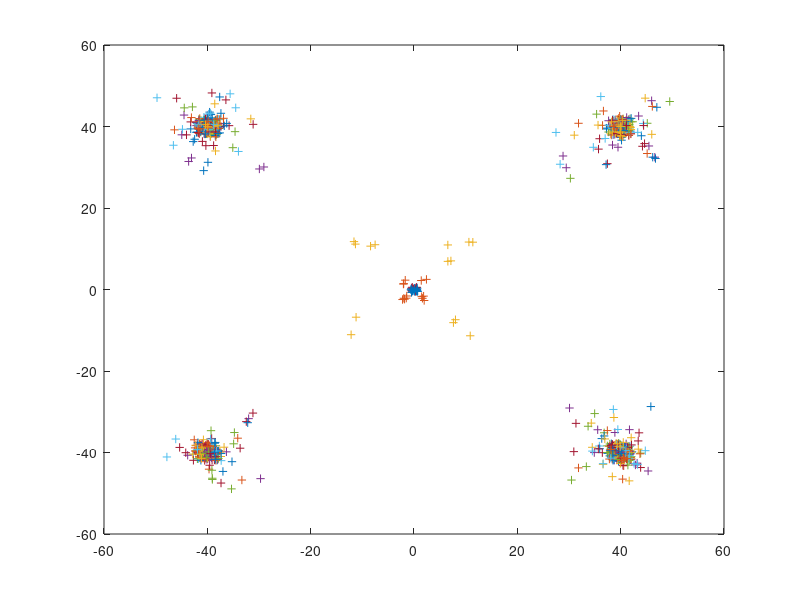
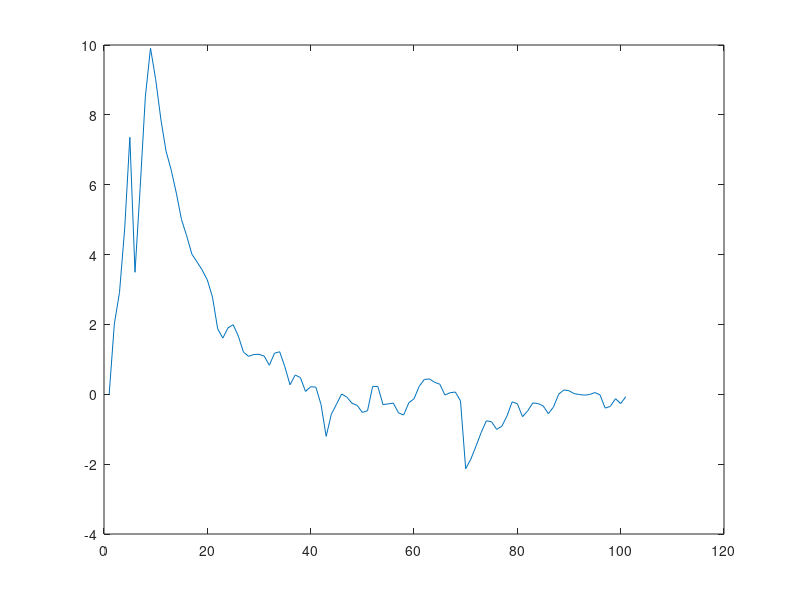

Here is the MATLAB script that generated these plots, in order:
% Copyright David Rowe 2012
% This program is distributed under the terms of the GNU General Public License 
% Version 2
%
% Octave implementation of a G3PLX style FDMDV HF modem.

% TODO
%   + handling sample slips, extra plus/minus samples
%   + simulating sample clock offsets
%   + timing, frequency offset get function
%   + memory of recent tx and rx signal for spectrogram
%   + scatter diagram get function

clear all;
rand('state',1); 
randn('state',1);
 
global Fs = 2000;      % sample rate in Hz
global T  = 1/Fs;      % sample period in seconds
global Rs = 50;        % symbol rate in Hz
global Ts = 1/Rs;      % symbol period in seconds
global Nc = 14;        % number of carriers
global Nb = 2;         % Bits/symbol for QPSK modulation
global Rb = Nc*Rs*Nb;  % bit rate
global M  = Fs/Rs;     % oversampling factor
global Nsym  = 8;      % number of symbols to filter over
global Fsep  = 75;     % Separation between carriers (Hz)
global Fcentre = 1200; % Centre frequency, Nc/2 below this, N/c above (Hz)

% Generate root raised cosine (Root Nyquist) filter ---------------

% thanks http://www.dsplog.com/db-install/wp-content/uploads/2008/05/raised_cosine_filter.m

alpha = 0.5;      % excess bandwidth
n = -Nsym*Ts/2:T:Nsym*Ts/2;
global Nfilter = Nsym*M + 1;

sincNum = sin(pi*n/Ts); % numerator of the sinc function
sincDen = (pi*n/Ts);    % denominator of the sinc function
sincDenZero = find(abs(sincDen) < 10^-10);
sincOp = sincNum./sincDen;
sincOp(sincDenZero) = 1; % sin(pix/(pix) =1 for x =0

cosNum = cos(alpha*pi*n/Ts);
cosDen = (1-(2*alpha*n/Ts).^2);
cosDenZero = find(abs(cosDen)<10^-10);
cosOp = cosNum./cosDen;
cosOp(cosDenZero) = pi/4;
gt_alpha5 = sincOp.*cosOp;
Nfft = 4096;
GF_alpha5 = fft(gt_alpha5,Nfft)/M;
% sqrt causes stop band to be amplifed, this hack pushes it down again
for i=1:Nfft
  if (abs(GF_alpha5(i)) < 0.02)
    GF_alpha5(i) *= 0.001;
  endif
end
GF_alpha5_root = sqrt(abs(GF_alpha5)) .* exp(j*angle(GF_alpha5));
ifft_GF_alpha5_root = ifft(GF_alpha5_root);
global gt_alpha5_root = real((ifft_GF_alpha5_root(1:Nfilter)));


% Functions ----------------------------------------------------


% Given Nc*Nb bits construct M samples (1 symbol) of Nc filtered
% symbols streams

function tx_baseband = tx_filter(tx_bits)
  global Nc;
  global M;
  global tx_filter_memory;
  global Nfilter;
  global gt_alpha5_root;
  global Fsep;

  tx_baseband = zeros(Nc,M);

  % generate Nc QPSK symbols from Nc*Nb input bits

  tx_symbols = 1 - 2*tx_bits(:,1) + j - 2j*tx_bits(:,2); 

  % tx filter each symbol, generate M filtered output samples for each symbol

  tx_filter_memory(:,Nfilter) = tx_symbols;
  for i=1:M
    tx_baseband(:,i) = M*tx_filter_memory * gt_alpha5_root';
    tx_filter_memory(:,1:Nfilter-1) = tx_filter_memory(:,2:Nfilter);
    tx_filter_memory(:,Nfilter) = zeros(Nc,1);
  end
endfunction


% Construct FDM signal by frequency shifting each filtered symbol
% stream

function tx_fdm = fdm_upconvert(tx_filt)
  global Fs;
  global M;
  global Nc;
  global Fsep;
  global phase_tx;

  tx_fdm = zeros(1,M);

  % Nc/2 tones below centre freq
  
  for c=1:Nc/2
      carrier_freq = (-Nc/2 - 1 + c)*Fsep;
      for i=1:M
        phase_tx(c) = phase_tx(c) + 2*pi*carrier_freq/Fs;
	tx_fdm(i) = tx_fdm(i) + tx_filt(c,i)*exp(j*phase_tx(c));
      end
  end

  % Nc/2 tones above centre freq  

  for c=Nc/2+1:Nc
      carrier_freq = (-Nc/2 + c)*Fsep;
      for i=1:M
        phase_tx(c) = phase_tx(c) + 2*pi*carrier_freq/Fs;
	tx_fdm(i) = tx_fdm(i) + tx_filt(c,i)*exp(j*phase_tx(c));
      end
  end

endfunction


% Frequency shift each modem carrier down to Nc baseband signals

function rx_baseband = fdm_downconvert(rx_fdm)
  global Fs;
  global M;
  global Nc;
  global Fsep;
  global phase_rx;

  rx_baseband = zeros(1,M);

  % Nc/2 tones below centre freq
  
  for c=1:Nc/2
      carrier_freq = (-Nc/2 - 1 + c)*Fsep;
      for i=1:M
        phase_rx(c) = phase_rx(c) + 2*pi*carrier_freq/Fs;
	rx_baseband(c,i) = rx_fdm(i)*exp(-j*phase_rx(c));
      end
  end

  % Nc/2 tones above centre freq  

  for c=Nc/2+1:Nc
      carrier_freq = (-Nc/2 + c)*Fsep;
      for i=1:M
        phase_rx(c) = phase_rx(c) + 2*pi*carrier_freq/Fs;
	rx_baseband(c,i) = rx_fdm(i)*exp(-j*phase_rx(c));
      end
  end
endfunction


% Receive filter each basband signal

function rx_filt = rx_filter(rx_baseband)
  global Nc;
  global M;
  global rx_filter_memory;
  global Nfilter;
  global gt_alpha5_root;
  global Fsep;

  rx_filt = zeros(Nc,M);

  % rx filter each symbol, generate M filtered output samples for each symbol

  for i=1:M
    rx_filter_memory(:,Nfilter) = rx_baseband(:,i);
    rx_filt(:,i) = M*rx_filter_memory * gt_alpha5_root';
    rx_filter_memory(:,1:Nfilter-1) = rx_filter_memory(:,2:Nfilter);
  end
endfunction


% Estimate optimum timing offset, output is 0...M-1

function rx_timing = rx_est_timing(rx_filt)
  global M;

  % sum envelopes of all carrier

  env = sum(abs(rx_filt(:,1:M)));

  % IDFT of frequnency M

  x = env * exp(j*2*pi*(0:M-1)/M)';

  % map phase to estimated optimum timing instant

  rx_timing = angle(x)*M/pi;
endfunction


% Main loop ----------------------------------------------------

global tx_filter_memory = zeros(Nc, Nfilter);
global rx_filter_memory = zeros(Nc, Nfilter);

frames = 100;
tx_filt = zeros(Nc,M);
global phase_tx = zeros(Nc,1);
global phase_rx = zeros(Nc,1);
rx_filt_log = zeros(Nc,M);
rx_symbols = zeros(Nc,1);
t = 1;
rx_timing = 0.0;
rx_timing_log = 0;

for i=1:frames
  tx_bits = rand(Nc,Nb) > 0.5; 
  tx_baseband = tx_filter(tx_bits);
  tx_fdm = fdm_upconvert(tx_baseband);
  rx_baseband = fdm_downconvert(tx_fdm);
  rx_filt = rx_filter(rx_baseband);
  rx_filt_log = [rx_filt_log rx_filt];
  rx_timing = 0.9*rx_timing + 0.1*rx_est_timing(rx_filt);
  rx_timing_log = [rx_timing_log rx_timing];
  rx_symbols = [rx_symbols rx_filt_log(:,t+floor(rx_timing))];
  t = t + M;
end

figure(1)
clf;
plot(real(rx_symbols),imag(rx_symbols),'+')
figure(2)
clf;
plot(rx_timing_log)

% timing recovery - sum envelopes
% DPSK
% add channel noise, phase offset, frequency offset, timing offset
% measure Eb/No versus BER in AWGN
% fading simulator
% file I/O to test with Codec
% sync recovery time
% dump file type plotting & instrumentation
% check error pattern is not bursty


